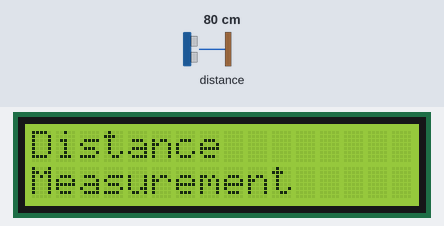
Bench run of a sketch on a simulated Arduino Uno, built with avr-gcc and run on an emulated ATmega328P. Shown: 16×2 character LCD. The inputs (shaded band) are chosen by the test bench; at power-on: distance to the obstacle 80 cm. What the sketch prints to the serial monitor is not drawn.

Above: at 2.2 s.
At 5.3 s:
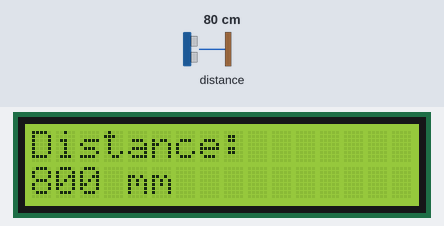
5.4 s: distance to the obstacle set to 250 cm
At 7.6 s:
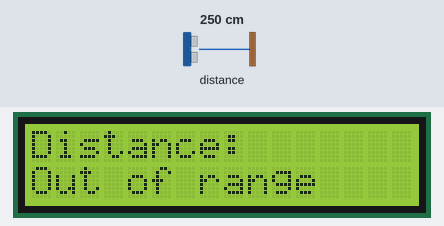
11.7 s: distance to the obstacle set to 2 cm
At 14.7 s:
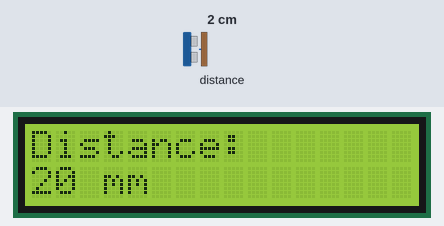
15.3 s: distance to the obstacle set to 4 cm
At 17.2 s:
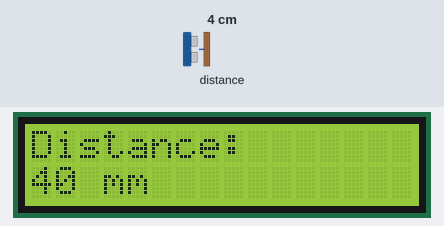
Timing chart, 0 to 18.7 s (numbered marks = the images above; inputs shaded):
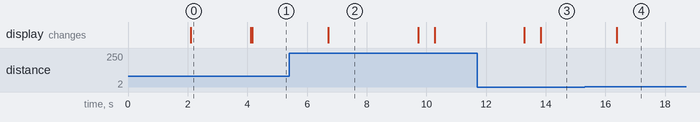

Measured:
- after the input at 5.4 s, the display: changes after 1.3 s (image 2)
- after the input at 11.7 s, the display: first differs from a run without the input after 2.1 s (image 3)
- after the input at 15.3 s, the display: changes after 1.1 s (image 4)
- what the display in image 0 shows lasts 2.0 s, from 2.1 s to 4.1 s
- what the display in image 2 shows lasts 3.0 s, from 6.7 s to 9.7 s

The sketch:

real-time-distance-measurement-system-with-tof-sensor.ino
```cpp
#include <Wire.h>
#include <Adafruit_VL53L0X.h>
#include <LiquidCrystal_I2C.h>

// Initialize VL53L0X sensor
Adafruit_VL53L0X lox = Adafruit_VL53L0X();

// Initialize LCD (I2C Address 0x27, 16 columns, 2 rows)
LiquidCrystal_I2C lcd(0x27, 16, 2);

void setup() {
    Serial.begin(115200);
    Wire.begin();

    // Initialize LCD
    lcd.init();
    lcd.backlight();

    // Display Name
    lcd.setCursor(3, 0);
    lcd.print("Tech Trends");
    lcd.setCursor(5, 1);
    lcd.print("Shameer");
    delay(2000);

    // Display Title
    lcd.clear();
    lcd.setCursor(0, 0);
    lcd.print("Distance");
    lcd.setCursor(0, 1);
    lcd.print("Measurement");
    delay(2000);

    // Initialize VL53L0X Sensor
    if (!lox.begin()) {
        Serial.println("Failed to initialize VL53L0X!");
        lcd.clear();
        lcd.setCursor(0, 0);
        lcd.print("VL53L0X Error!");
        while (1);
    }

    Serial.println("VL53L0X Ready");
    lcd.clear();
}

void loop() {
    VL53L0X_RangingMeasurementData_t measure;

    // Perform distance measurement
    lox.rangingTest(&measure, false);

    lcd.setCursor(0, 0);
    lcd.print("Distance: ");

    if (measure.RangeStatus != 4) {
        Serial.print("Distance: ");
        Serial.print(measure.RangeMilliMeter);
        Serial.println(" mm");

        lcd.setCursor(0, 1);
        lcd.print(measure.RangeMilliMeter);
        lcd.print(" mm ");
        delay(2000);
    } else {
        Serial.println("Out of range");

        lcd.setCursor(0, 1);
        lcd.print("Out of range  ");
        delay(3000);
        lcd.clear();
    }

    delay(500);
}
```
